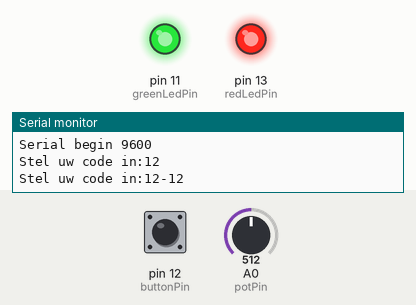
A sketch run on a simulated Arduino Uno, built with avr-gcc and run on an emulated ATmega328P. On the bench: output pins drawn as LEDs (lit = HIGH), the last lines printed to the serial monitor. The inputs (shaded band) are chosen by the test bench; at power-on: pin 12 (buttonPin) HIGH, A0 (potPin) = 512.

Above: at 2.0 s.
2.1 s: pin 12 (buttonPin) pulsed LOW 5 times (0.12 s each, 0.3 s apart)
At 5.7 s:
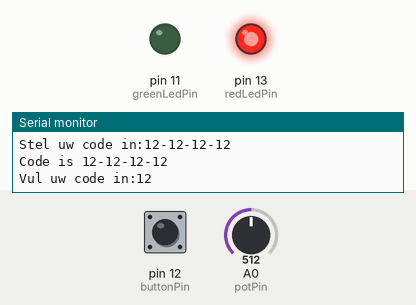
6.6 s: pin 12 (buttonPin) pulsed LOW 5 times (0.12 s each, 0.3 s apart)
At 8.6 s:
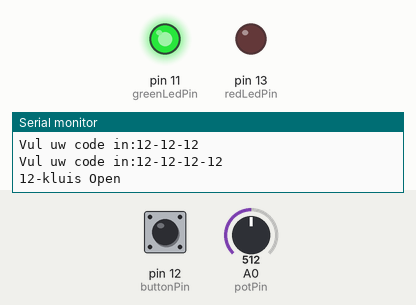
Timing chart, 0 to 12.2 s (numbered marks = the images above; inputs shaded):
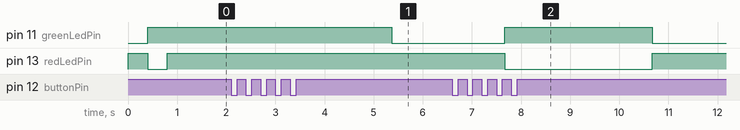

The sketch:

OIT_Toets1.ino
```cpp
/*
  Toets OIT12
  Iain den Houting
  26/04/2018
  Fontys P01 S/T

  This program is a test for my technology class in the second period. It's a vault.
*/


// Pins
const int potPin = A0;    // select the input pin for the potentiometer
const int redLedPin = 13;      // pin for the red LED
const int greenLedPin = 11;    // pin for the Green LED
const int buttonPin = 12;

//Vault
bool codeSet = false; //true to hardcode the vaultcode
int vaultCode[] = {1, 1, 1, 1};
int inputCode[] = {0, 0, 0, 0};


bool lastButtonState;


int inputNumber;    //number seletected by user
int lastInputNumber = 50;

int numbersEntered; //amount of numbers guessed by user.


bool debounceButton(){

}
bool readButtonTrigger() {
  bool buttonState = digitalRead(buttonPin);
  bool trigger = false;
  if (buttonState != lastButtonState) {
    // if the state has changed, increment the counter
    if (buttonState == HIGH) {
      trigger = true;
    }
    delay(50);//debounce delay
  }

  // save the current state as the last state, for next time through the loop
  lastButtonState = buttonState;
  return trigger;
}

int readInputNumber()
{
  int potValue = analogRead(potPin);
  return inputNumber =map(potValue, 0, 1023, 0, 25);
}

void displayVaultCode()
{
  if (numbersEntered >= 1)
  {
    Serial.print(vaultCode[0]);
    Serial.print("-");
  }
  if (numbersEntered >= 2)
  {
    Serial.print(vaultCode[1]);
    Serial.print("-");
  }
  if (numbersEntered >= 3)
  {
    Serial.print(vaultCode[2]);
    Serial.print("-");
  }

  Serial.println(inputNumber);
}

void displayInputCode()
{
  Serial.print("Enter Vault Code");

  if (numbersEntered >= 1)
  {
    Serial.print(inputCode[0]);
    Serial.print("-");
  }
  if (numbersEntered >= 2)
  {
    Serial.print(inputCode[1]);
    Serial.print("-");
  }
  if (numbersEntered >= 3)
  {
    Serial.print(inputCode[2]);
    Serial.print("-");
  }
  if (numbersEntered < 4) {
    Serial.println(inputNumber);
  }
}
bool checkCode() {

  Serial.print(inputCode[0]);
  Serial.print("-");
  bool wrong = true;

  for (int i = 0; i <= 2; i++) {
    if (!(inputCode[i] == vaultCode[i])) {
      wrong = false;
      break;
    }
  }
  return wrong;
}
void reset() {
  numbersEntered = 0;
  lastInputNumber = 50;//Out of range 0-25 so that is diffrent in next cyclus, so display will show at start
  digitalWrite(greenLedPin, LOW);
  digitalWrite(redLedPin, LOW);
}
void succes() {
  Serial.println("kluis Open");
  digitalWrite(redLedPin, LOW);
  digitalWrite(greenLedPin, HIGH);
  delay(3000);
}
void fail() {
  Serial.println("kluis dicht");
  digitalWrite(greenLedPin, LOW);
  for (int i = 0; i <= 2; i++) {
    digitalWrite(redLedPin, LOW);
    delay(500);
    digitalWrite(redLedPin, HIGH);
    delay(500);
  }
}
void setup()
{
  Serial.begin(9600);//start serial monitor
  Serial.println("Serial begin 9600");

  // I/O
  pinMode(redLedPin, OUTPUT);
  pinMode(greenLedPin, OUTPUT);
  pinMode(buttonPin, INPUT);
  //blink red green
  digitalWrite(redLedPin, HIGH);
  delay(400);
  digitalWrite(greenLedPin, HIGH);
  digitalWrite(redLedPin, LOW);
  delay(400);
  digitalWrite(greenLedPin, LOW);
}

void loop()
{
  // read the value from the sensor:


  if (!codeSet)
  {
    digitalWrite(redLedPin, HIGH);
    digitalWrite(greenLedPin, HIGH);
    inputNumber = readInputNumber();
    if (lastInputNumber != inputNumber){
      Serial.print("Stel uw code in:");
      displayVaultCode();
    }
    lastInputNumber = inputNumber;
    if (readButtonTrigger())
    {
      vaultCode[numbersEntered] = inputNumber;
      numbersEntered++;
      lastInputNumber =50;

    }
    if (numbersEntered > 3)
    {

      Serial.print("Code is ");
      displayVaultCode();
      lastInputNumber = 50;
      delay(2500);
      numbersEntered=0;
      codeSet = true;
    }
  }

  if (codeSet)
  {
    digitalWrite(redLedPin, HIGH);
    digitalWrite(greenLedPin, LOW);
    inputNumber = readInputNumber();
    if (lastInputNumber != inputNumber){
      Serial.print("Vul uw code in:");
      displayVaultCode();
    }
    lastInputNumber = inputNumber;
    if (readButtonTrigger())
    {
      inputCode[numbersEntered] = inputNumber;
      lastInputNumber = 50;
      numbersEntered++;
    }
    if (numbersEntered < 3)
    {
      digitalWrite(redLedPin, HIGH);

    }
    if (numbersEntered > 3)
    {
      bool codeCorrect = checkCode();
      if(codeCorrect){
        succes();
      } else {
        fail();
      }
      reset();
    }
  }
}
```

Measured:
- after the input at 2.1 s, pin 11 (greenLedPin): HIGH → LOW after 3.3 s
- after the input at 6.6 s, pin 11 (greenLedPin): LOW → HIGH after 1.1 s, → LOW 3.0 s later; pin 13 (redLedPin): HIGH → LOW after 1.1 s, → HIGH 3.0 s later
